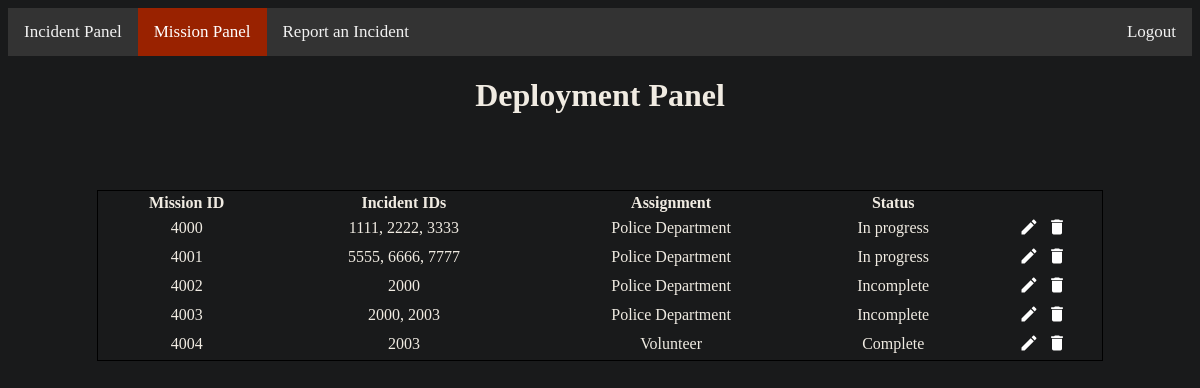
Page /deploymentPanel on the committed database.
### tables this page shows
CREATE TABLE Mission (missionID INT PRIMARY KEY, incidentList TEXT, missionAssignment TEXT, missionStatus TEXT DEFAULT Incomplete);

### Prototype/views.py (the view, shortened to what this page needs)
@app.route('/deploymentPanel', methods=['POST', 'GET'])
def deploymentPanel():
    roles = ["Officer", "Manager"]
    global USER
    if not authenticate(roles):
        if USER == None or request.referrer == None:
            return redirect(url_for('login'))
        return redirect(request.referrer)
    id = False
    missions = pullMission()
    missionID = [m[0] for m in missions]
    missionList = [m[1] for m in missions]
    team = [m[2] for m in missions]
    status = [m[3] for m in missions]
    length = len(missionID)
    return render_template('deploymentTable.html', length=length, missionID=missionID, missionList=missionList, team=team, status=status, id=id)

### Prototype/views.py (called while the page is built)
def authenticate(roles):
    global USER
    if USER not in roles and USER != "Admin":
        return False
    return True

def pullMission():
    conn = sqlite3.connect("callCenter.db")
    cur = conn.cursor()
    mis = cur.execute('SELECT * FROM Mission')
    mis = cur.fetchall()
    conn.commit()
    cur.close()
    conn.close()
    return mis

### Prototype/templates/deploymentTable.html
{% extends "deploymentPanel.html" %}
{% block table %}
    {% for i in range(length) %}
    <tr class="data">
        <td>{{missionID[i]}}</td>
        <td>{{missionList[i]}}</td>
        <td>{{team[i]}}</td>
        {% if id == missionID[i] %}
        <td><input type="text" placeholder="{{status[i]}}" onkeypress="return event.keyCode != 13;" name="status" /></td>
        {% else %}
        <td>{{status[i]}}</td>
        {% endif %}
        <td>
            {% if id == missionID[i] %}
            <button name="edit" value="{{missionID[i]}}" style="cursor: pointer; background-color: transparent; border: 0px; width: 24px; height: 24px;">
                <svg viewBox="0 0 24 24" style="width:20px; height: 20px;">
                    <path fill="#FFF" d="M21.1,12.5L22.5,13.91L15.97,20.5L12.5,17L13.9,15.59L15.97,17.67L21.1,12.5M10,17L13,20H3V18C3,15.79 6.58,14 11,14L12.89,14.11L10,17M11,4A4,4 0 0,1 15,8A4,4 0 0,1 11,12A4,4 0 0,1 7,8A4,4 0 0,1 11,4Z" />
                </svg>
            </button>
            {% else %}
            <button name="edit" value="{{missionID[i]}}" style="cursor: pointer; background-color: transparent; border: 0px; width: 24px; height: 24px;">
                <svg viewBox="0 0 24 24" style="width:20px; height: 20px;">
                    <path fill="#FFF" d="M20.71,7.04C21.1,6.65 21.1,6 20.71,5.63L18.37,3.29C18,2.9 17.35,2.9 16.96,3.29L15.12,5.12L18.87,8.87M3,17.25V21H6.75L17.81,9.93L14.06,6.18L3,17.25Z" />
                </svg>
            </button>
            {% endif %}
            <button type="submit" name="delete" value="{{missionID[i]}}" style="cursor: pointer; background-color: transparent; border: 0px; width: 24px; height: 24px;">
                <svg viewBox="0 0 24 24" style="width:20px; height: 20px;">
                    <path fill="#FFF" d="M19,4H15.5L14.5,3H9.5L8.5,4H5V6H19M6,19A2,2 0 0,0 8,21H16A2,2 0 0,0 18,19V7H6V19Z" />
                </svg>
            </button>
        </td>
    </tr>
    {% endfor %}
{% endblock %}

### Prototype/templates/deploymentPanel.html (style rules this page uses)
.data { text-align: center; }

### rows in the picture
Mission: missionID "4000", incidentList "1111, 2222, 3333", missionAssignment "Police Department", missionStatus "In progress"
Mission: missionID "4001", incidentList "5555, 6666, 7777", missionAssignment "Police Department", missionStatus "In progress"
Mission: missionID "4002", incidentList "2000", missionAssignment "Police Department", missionStatus "Incomplete"
Mission: missionID "4003", incidentList "2000, 2003", missionAssignment "Police Department", missionStatus "Incomplete"
Mission: missionID "4004", incidentList "2003", missionAssignment "Volunteer", missionStatus "Complete"
